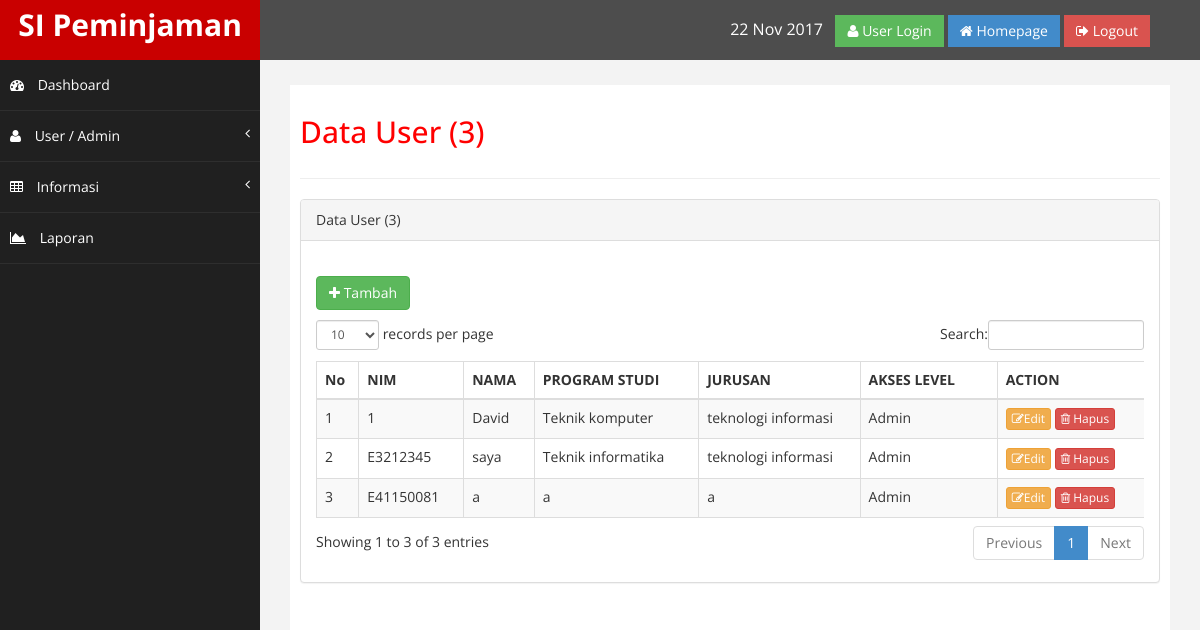
The app's page /index.php/admin/user with its own data.
### tables this page shows
CREATE TABLE `MAHASISWA` (
  `NIM` char(11) NOT NULL,
  `NAMA_MAHASISWA` varchar(40) DEFAULT NULL,
  `PRODI` varchar(40) DEFAULT NULL,
  `JURUSAN` varchar(40) DEFAULT NULL,
  `PASSWORD` varchar(20) DEFAULT NULL,
  `AKSES_LEVEL` varchar(40) DEFAULT NULL
);

### application/views/admin/layout/wrapper.php (called while the page is built)
<?php
require_once('head.php');
require_once('header.php');
require_once('nav.php');
require_once('content.php');
require_once('footer.php');

### application/controllers/admin/User.php (called while the page is built, shortened)
<?php
class User extends CI_Controller {
	public function __construct()
	{
		$this->load->model('user_model');
	}
	public function index()
	{
		$user = $this->user_model->listing();
		$data = array('title' => 'Data User ('.count($user).')', 'user' => $user, 'isi' => 'admin/user/list');
		$this->load->view('admin/layout/wrapper', $data, FALSE);
	}
}

### index.php (called while the page is built, shortened)
<?php
require_once BASEPATH.'core/CodeIgniter.php';

### application/views/admin/layout/content.php (called while the page is built)
<?php
	if ($isi) {
		$this->load->view($isi);
	}

### application/models/User_model.php (called while the page is built, shortened)
<?php
class User_model extends CI_Model {
	public function listing()
	{
		$this->db->select('*');
		$this->db->from('MAHASISWA');
		$this->db->order_by('NIM','DECS');
		$query = $this->db->get();
		return $query->result();
	}
}

### application/views/admin/user/list.php (the view, shortened to what this page needs)
<p>
	<a href="<?php echo base_url('index.php/admin/user/tambah') ?>" class="btn btn-success">
		<i class="fa fa-plus"></i> Tambah </a>
</p>
<table class="table table-striped table-bordered table-hover" id="dataTables-example">
    <thead>
        <tr>
            <th>No</th>
            <th>NIM</th>
            <th>NAMA</th>
            <th>PROGRAM STUDI</th>
            <th>JURUSAN</th>
            <th>AKSES LEVEL</th>
            <th>ACTION</th>
        </tr>
    </thead>
    <tbody>
    <?php $i = 1; foreach ($user as $user) { ?>
    	<tr>
            <td><?php echo $i ?></td>
            <td><?php echo $user->NIM ?></td>
            <td><?php echo $user->NAMA_MAHASISWA ?></td>
            <td><?php echo $user->PRODI ?></td>
            <td><?php echo $user->JURUSAN ?></td>
            <td><?php echo $user->AKSES_LEVEL ?></td>
            <td>
            <a href="<?php echo base_url('index.php/admin/user/edit/'.$user->NIM) ?>" class="btn btn-warning btn-xs"><i class="fa fa-edit"></i>Edit</a>
            <?php include('delete.php'); ?>
            </td>
        </tr>
    <?php $i++; } ?>
    </tbody>
</table>

### application/views/admin/layout/head.php (shortened to what this page needs)
<!DOCTYPE html>
<html xmlns="http://www.w3.org/1999/xhtml">
<head>
    <link href="<?php echo base_url() ?>assets/admin/assets/css/bootstrap.css" rel="stylesheet" />
    <link href="<?php echo base_url() ?>assets/admin/assets/css/font-awesome.css" rel="stylesheet" />
    <link href="<?php echo base_url() ?>assets/admin/assets/css/custom.css" rel="stylesheet" />
    <link href="<?php echo base_url() ?>assets/admin/assets/js/dataTables/dataTables.bootstrap.css" rel="stylesheet" />
</head>
<body>
    <div id="wrapper">

### application/views/admin/layout/header.php (shortened to what this page needs)
<nav class="navbar navbar-default navbar-cls-top " role="navigation" style="margin-bottom: 0">
            <div class="navbar-header">
                <a class="navbar-brand" href="<?php echo base_url('index.php/admin/dasbor') ?>">SI Peminjaman</a>
            </div>
  <div style="color: white;
padding: 15px 50px 5px 50px;
float: right;
font-size: 16px;"> <?php echo date('d M Y') ?> &nbsp;
<a href="<?php echo base_url('admin/dasbor/profile') ?>" class="btn btn-success square-btn-adjust"><i class="fa fa-user"></i> User Login </a>
<a href="<?php echo base_url() ?>" class="btn btn-primary square-btn-adjust"><i class="fa fa-home"></i> Homepage </a>
<a href="<?php echo base_url('login/logout') ?>" class="btn btn-danger square-btn-adjust" target="_blank"><i class="fa fa-sign-out"></i> Logout </a>
  </div>
</nav>

### application/views/admin/layout/nav.php (shortened to what this page needs)
<nav class="navbar-default navbar-side" role="navigation">
<div class="sidebar-collapse">
<ul class="nav" id="main-menu">
        <li>
            <a  href="<?php echo base_url('index.php/admin/dasbor') ?>"><i class="fa fa-dashboard"></i> Dashboard</a>
        </li>
        <li>
            <a href="#"><i class="fa fa-user"></i> User / Admin<span class="fa arrow"></span></a>
        </li>
        <li>
            <a href="#"><i class="fa fa-table"></i> Informasi<span class="fa arrow"></span></a>
        </li>
        <li>
            <a href="<?php echo base_url('index.php/admin/laporan') ?>"><i class="fa fa-area-chart"></i> Laporan</a>
        </li>
</ul>
</div>
</nav>
<div id="page-wrapper" >
<div id="page-inner">
    <div class="row">
        <div class="col-md-12">
         <h2><?php echo $title; ?></h2>
        </div>
    </div>
     <hr />
<div class="row">
    <div class="col-md-12">
        <div class="panel panel-default">
            <div class="panel-heading">
                 <?php echo $title; ?>
            </div>
            <div class="panel-body">
                <div class="table-responsive">

### application/views/admin/user/delete.php (shortened to what this page needs)
<button class="btn btn-danger btn-xs" data-toggle="modal" data-target="#myModal"><i class="fa fa-trash-o"></i> Hapus </button>

### application/views/admin/layout/footer.php (shortened to what this page needs)
</div>
              </div>
          </div>
      </div>
    </div>
    </div>
    </div>
    </div>
</body>
</html>

### assets/admin/assets/css/custom.css (style rules this page uses)
body { font-family: 'Open Sans', sans-serif; }
#wrapper { width: 100%; background:#202020; }
#page-wrapper { padding: 15px 15px; min-height: 600px; background:#F3F3F3; }
#page-inner { width:100%; margin:10px 20px 10px 0px; background-color:#fff!important; padding:10px; min-height:1200px; }
h2 { color: #f00; }
.square-btn-adjust { border: 0px solid transparent; -webkit-border-radius: 0px; -moz-border-radius: 0px; border-radius: 0px; }
p { font-size:16px; line-height:25px; padding-top:20px; }
.navbar-cls-top .navbar-brand { color: #fff; background: #C90000; width: 260px; text-align: center; height: 60px; font-size: 30px; font-weight: 700; }
.arrow { float: right; }
.fa.arrow:before { content: "\f104"; }
.sidebar-collapse , .sidebar-collapse .nav { background:none; }
.sidebar-collapse .nav { padding:0; }
.sidebar-collapse .nav > li > a { color:#fff; background:#202020; text-shadow:none; }
.sidebar-collapse > .nav > li > a { padding:15px 10px; }
.sidebar-collapse > .nav > li { border-bottom: 1px solid rgba(107, 108, 109, 0.19); }
.navbar-side { border:none; background-color: #202020; }
.navbar-cls-top { background:#4D4D4D; border-bottom:none; }
.navbar-default { border:0px solid black; }
.navbar-header { background: #A70303; }
.nav > li > a > i { margin-right:10px; }
@media (min-width:768px) { #page-wrapper { margin: 0 0 0 260px; padding: 15px 30px; min-height: 1200px; } }
@media (min-width:768px) { .navbar-side { z-index: 1; position: absolute; width: 260px; } }
@media (min-width:768px) { .navbar { border-radius: 0px; } }

### records on screen
mahasiswa: NIM "1", NAMA_MAHASISWA "David", PRODI "Teknik komputer", JURUSAN "teknologi informasi", AKSES_LEVEL "Admin"
mahasiswa: NIM "E3212345", NAMA_MAHASISWA "saya", PRODI "Teknik informatika", JURUSAN "teknologi informasi", AKSES_LEVEL "Admin"
mahasiswa: NIM "E41150081", NAMA_MAHASISWA "a", PRODI "a", JURUSAN "a", AKSES_LEVEL "Admin"

### other values on screen
$title "Data User (3)"
